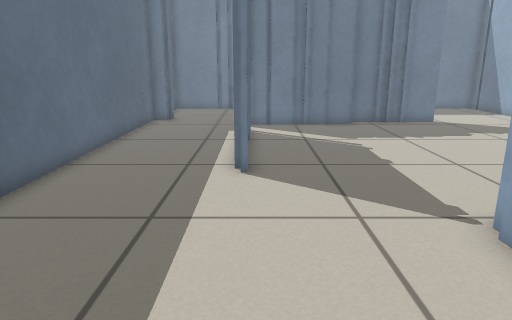
[1] (above)

18 first-person views from a walk through a Stage world. The camera is 0.69 m above the floor, tilts 14° down and sees 70° across. The lines on the ground mark 1 m squares. The floor is counted in squares, 0.25 m on a side. Each view is taken from the middle of a square. On the plan, view 1 faces up. The plan holds only what a view shows up to about 20 squares ahead; the rest is blank. Robots are left out.

[2]
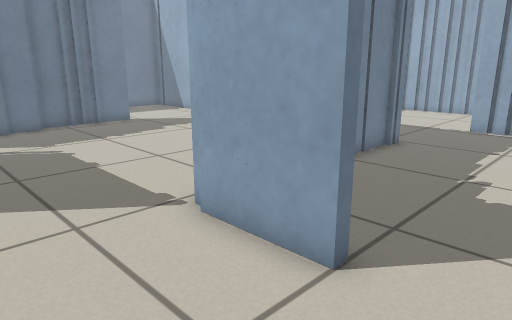

[3]
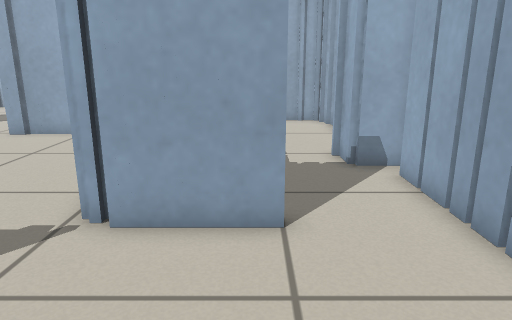

[4]
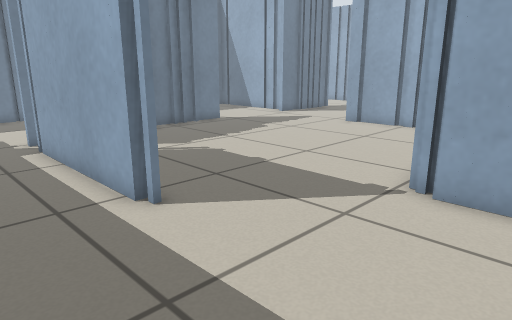

[5]
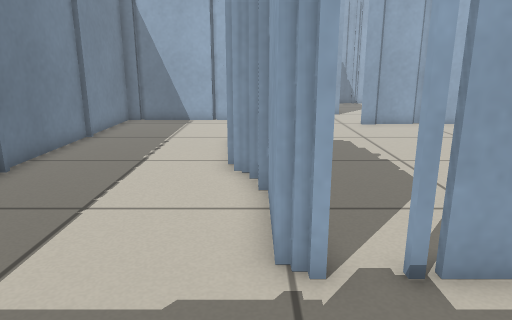

[6]
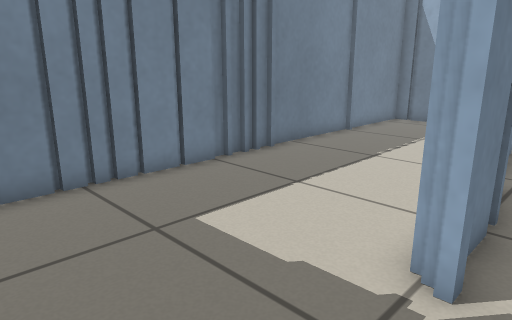

[7]
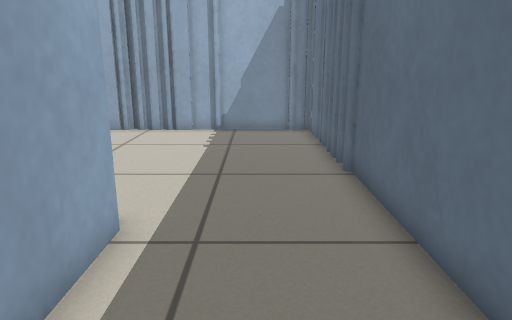

[8]
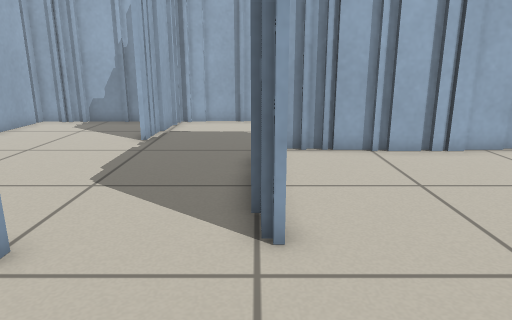

[9]
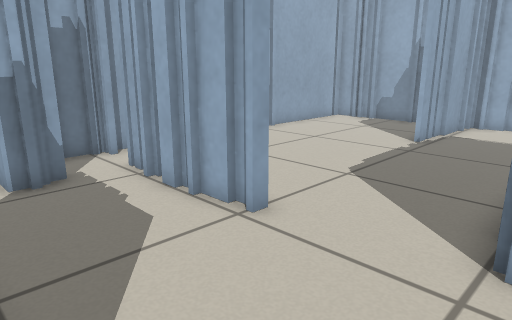

[10]
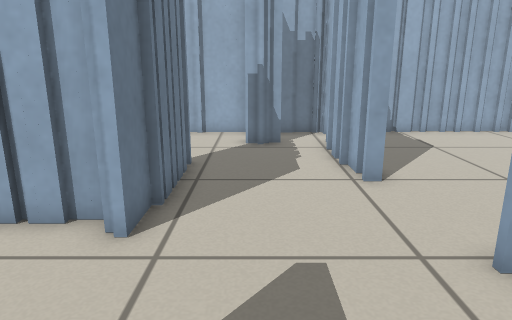

[11]
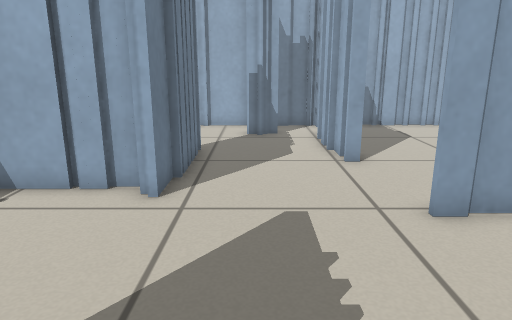

[12]
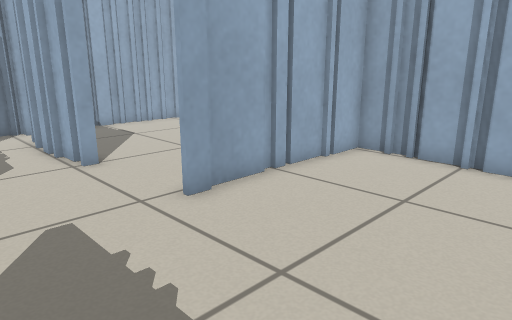

[13]
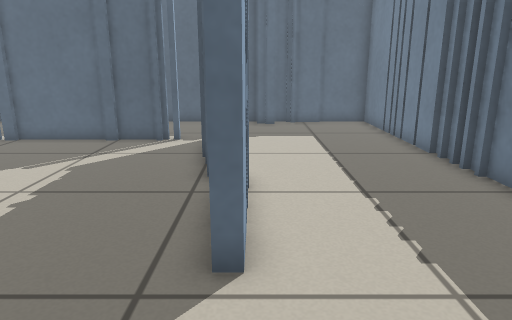

[14]
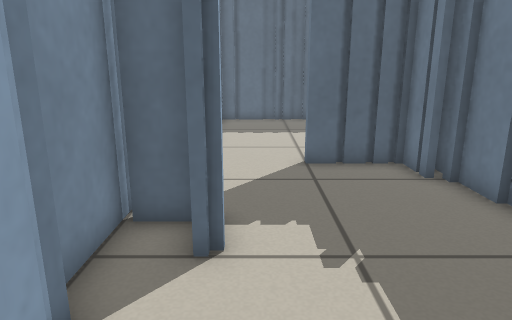

[15]
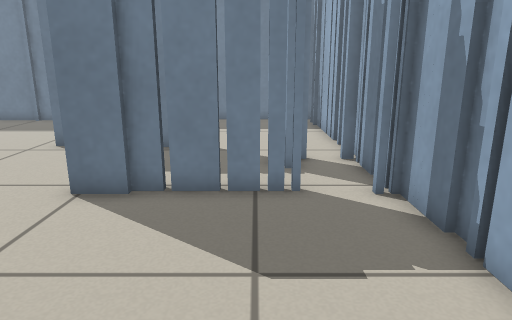

[16]
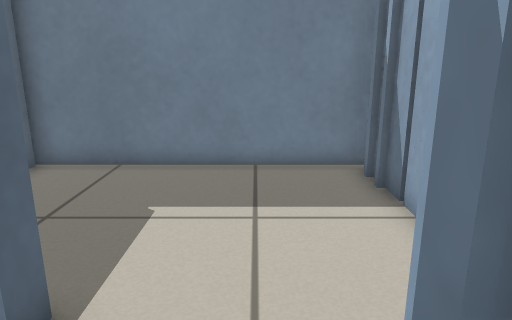

[17]
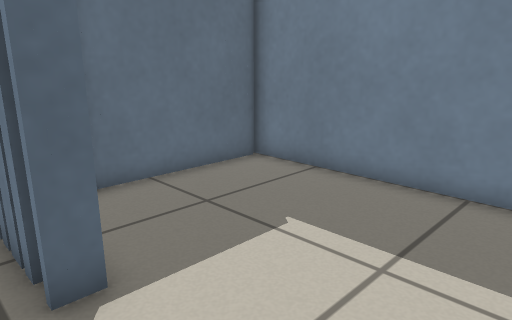

[18]
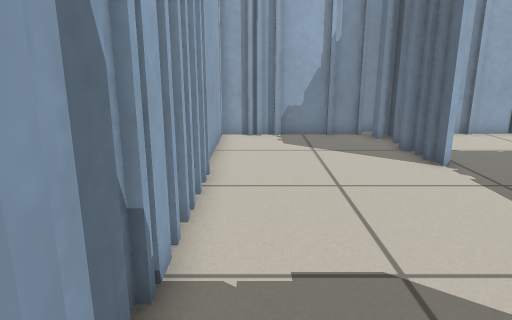

### Floor plan
Key: @ floor where view 1 was taken; # wall or solid block; x gap in a wall; . floor.
Columns run from 6 left of view 1 to 26 right of it. Each row starts with its distance up from view 1.
 27                      ###########
 26 ######################.........#
 25 #....................#.........#
 24 #....................#.........#
 23 #....................#.........#
 22 ##...................#.........#
 21 ##...................##........#
 20 ##..........##........#........#
 19 #.....##########.....#####.....#
 18 #.....##.......................#
 17 #............................#.#
 16 #.....#........................#
 15 #.....#........................#
 14 #.....#.................##xxx#.#
 13 #.....#.............#..........#
 12 #.....#.............#..........#
 11 #.....#.............#..........##
 10 #.....#.............#..........##
  9 #...................#...........#
  8 #...................#..........##
  7 #............####...#..........##
  6 #.........###########..........##
  5 #.........#.....................#
  4 #.........#.............#.......#
  3 #.........#.............#.......#
  2 #.......................#.......#
  1 #.......................#.......#
  0 #.....@.......###.......##......#
 -1 ################..###############
 -2               #####

Positions as (right, up) in squares from view 1, and headings:
1: (0, 0), facing up
2: (0, 0), facing up-right
3: (-2, 3), facing right
4: (-4, 3), facing up-right
5: (-5, 19), facing right
6: (-5, 17), facing up-right
7: (-3, 16), facing down
8: (14, 19), facing down
9: (13, 19), facing down-right
10: (9, 17), facing right
11: (7, 17), facing right
12: (7, 18), facing down-right
13: (14, 20), facing left
14: (15, 1), facing left
15: (22, 6), facing up
16: (22, 16), facing up
17: (24, 18), facing up-left
18: (24, 15), facing down
